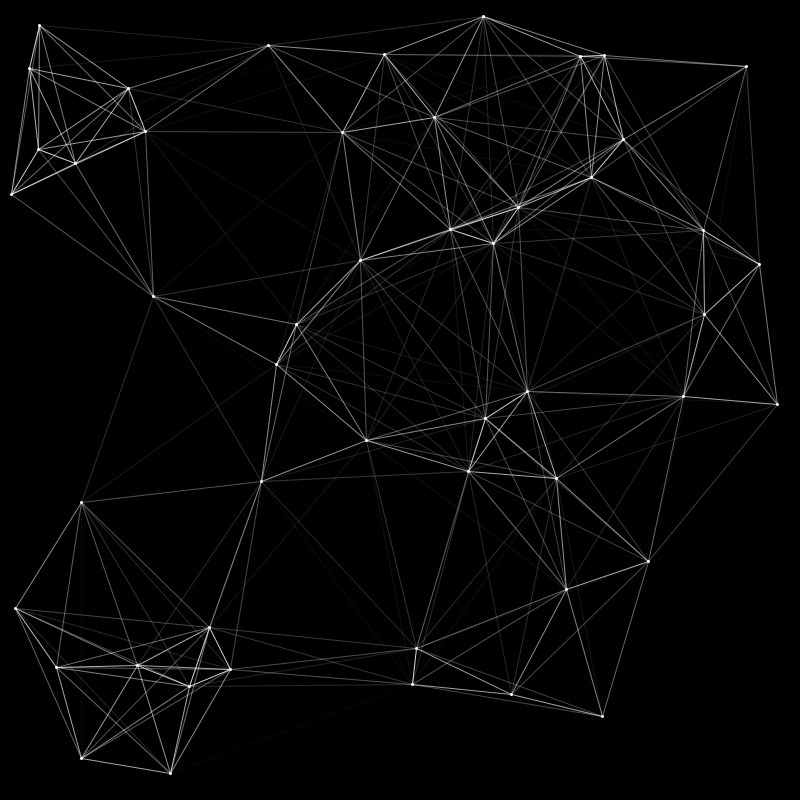
Frame 1 (no input)
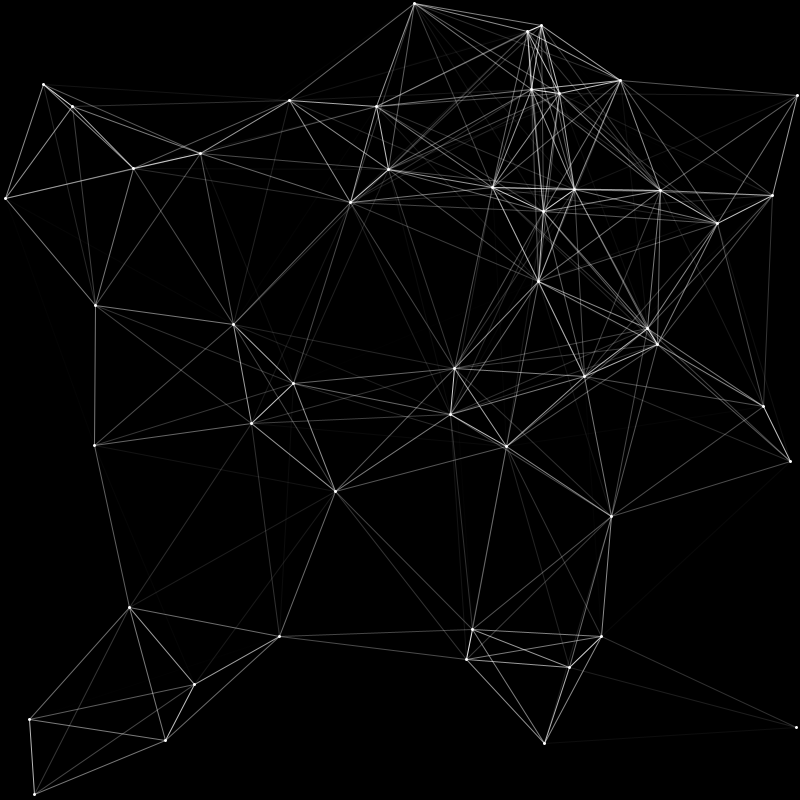
Frame 60 (the mouse pressed at the canvas centre just before this capture)
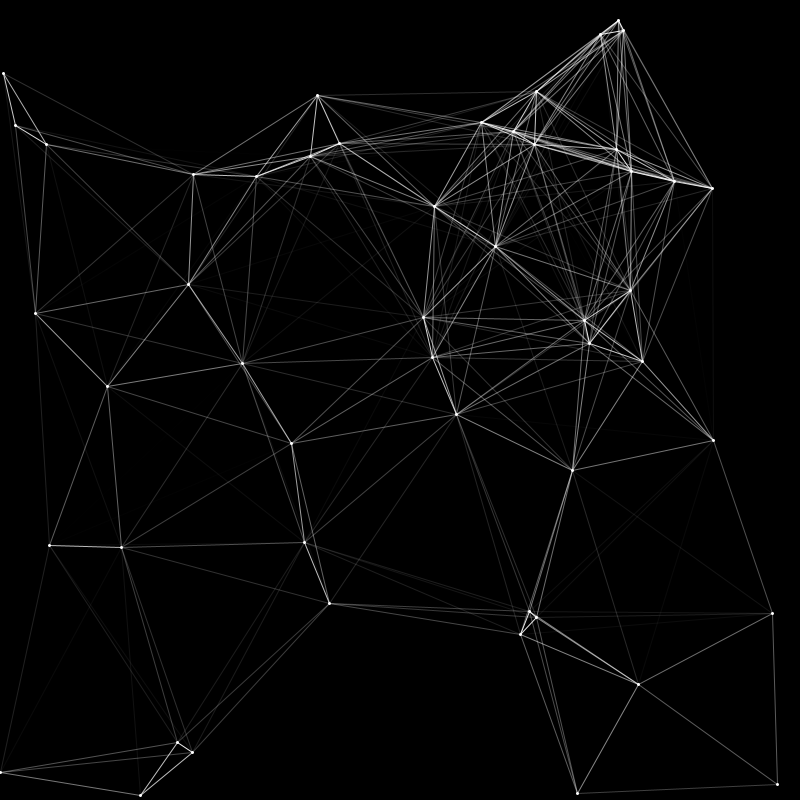
Frame 120 (the mouse held since frame 60 and released just before this capture)

The Processing sketch that drew these frames (run headless with seeded random() and noise(); from frame 60 on, the mouse is pressed at the canvas centre):

// Processing sketch: connectNearPoints
// ── connectNearPoints.pde
// 20170618
// made by datchan

Points p;

void setup(){
  size(800,800);
  background(0);
  frameRate(60);
  smooth();
  noFill();
  p=new Points();
}

void draw(){
  background(0,50);
  p.draw();
}
// ── Point.pde
class Point{
  PVector pos,vec,acc;
  float radius;
  color colour;
  
  Point(){
    this.pos = new PVector(random(width),random(height));
    this.vec = new PVector(1.0,0);
    this.vec.rotate(random(2*PI));
    this.acc = new PVector(0,0);
    this.radius = 3;
    colour = color(255);
  }
  
  void update(){
    vec.add(acc);
    move();
  }
  
  void move(){
    pos.add(vec);
    if(pos.x<0){
      pos.x=width;
      pos.y = random(height);
    }else if(pos.x>width){
      pos.x=0;
      pos.y = random(height);
    }else if(pos.y<0){
      pos.y=height;
      pos.x = random(width);
    }else if(pos.y>height){
      pos.y=0;
      pos.x = random(width);
    }
  }
  
  void draw(){
    stroke(colour);
    strokeWeight(radius);
    point(pos.x,pos.y);
  }
  
}
// ── Points.pde
class Points{
  int pNum;
  Point[] points;
  float maxDist;
  
  Points(){
    this.pNum = 50;
    this.points = new Point[pNum];
    for(int i=0;i<pNum;i++){
      points[i] = new Point();
    }
    this.maxDist = width/3.0;
  }
  
  void draw(){
    for(int i=0;i<pNum;i++){
      points[i].update();
      points[i].draw();      
    }
    for(int i=0;i<pNum;i++){
      for(int j=i+1;j<pNum;j++){
        float distance = points[i].pos.dist(points[j].pos);
        if(distance<maxDist){
          drawLine(points[i],points[j],distance);
        }
      }
    }
  }
  
  void drawLine(Point p1,Point p2,float distance){
    float alpha = (1.0-distance/maxDist)*255.0;
    stroke(255,alpha);
    strokeWeight(1);
    line(p1.pos.x,p1.pos.y,p2.pos.x,p2.pos.y);
  }
}
